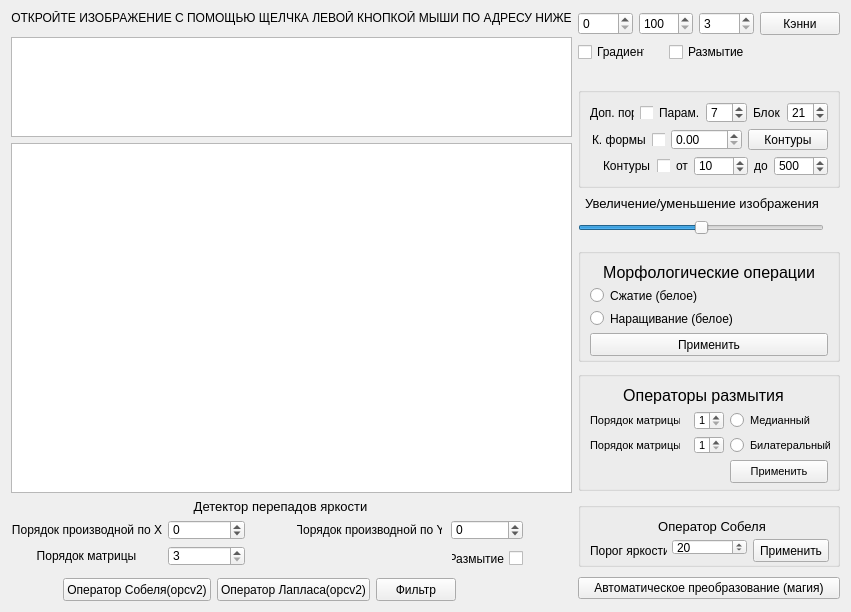
      <widget class="QWidget" name="tab_3">
       <attribute name="title">
        <string> Работа с изображением</string>
       </attribute>
       <layout class="QGridLayout" name="gridLayout_12">
        <item row="0" column="0" rowspan="5">
         <layout class="QVBoxLayout" name="verticalLayout">
          <item>
           <widget class="QLabel" name="label">
            <property name="minimumSize">
             <size>
              <width>0</width>
              <height>20</height>
             </size>
            </property>
            <property name="maximumSize">
             <size>
              <width>16777215</width>
              <height>20</height>
             </size>
            </property>
            <property name="frameShape">
             <enum>QFrame::NoFrame</enum>
            </property>
            <property name="frameShadow">
             <enum>QFrame::Plain</enum>
            </property>
            <property name="text">
             <string>ОТКРОЙТЕ ИЗОБРАЖЕНИЕ С ПОМОЩЬЮ ЩЕЛЧКА ЛЕВОЙ КНОПКОЙ МЫШИ ПО АДРЕСУ НИЖЕ</string>
            </property>
            <property name="alignment">
             <set>Qt::AlignHCenter|Qt::AlignTop</set>
            </property>
           </widget>
          </item>
          <item>
           <widget class="QListWidget" name="path">
            <property name="minimumSize">
             <size>
              <width>0</width>
              <height>100</height>
             </size>
            </property>
            <property name="maximumSize">
             <size>
              <width>16777215</width>
              <height>100</height>
             </size>
            </property>
           </widget>
          </item>
          <item>
           <widget class="QGraphicsView" name="graphicsView">
            <property name="minimumSize">
             <size>
              <width>522</width>
              <height>350</height>
             </size>
            </property>
            <property name="maximumSize">
             <size>
              <width>16777215</width>
              <height>350</height>
             </size>
            </property>
           </widget>
          </item>
         </layout>
        </item>
        <item row="0" column="1">
         <layout class="QGridLayout" name="gridLayout_3">
          <item row="1" column="0">
           <layout class="QHBoxLayout" name="horizontalLayout">
            <property name="spacing">
             <number>24</number>
            </property>
            <property name="topMargin">
             <number>0</number>
            </property>
            <property name="bottomMargin">
             <number>16</number>
            </property>
            <item>
             <widget class="QCheckBox" name="checkBox_canny">
              <property name="minimumSize">
               <size>
                <width>67</width>
                <height>0</height>
               </size>
              </property>
              <property name="maximumSize">
               <size>
                <width>67</width>
                <height>18</height>
               </size>
              </property>
              <property name="text">
               <string>Градиент</string>
              </property>
             </widget>
            </item>
            <item>
             <widget class="QCheckBox" name="checkBox_canny_blur">
              <property name="text">
               <string>Размытие</string>
              </property>
             </widget>
            </item>
           </layout>
          </item>
          <item row="0" column="0">
           <layout class="QGridLayout" name="gridLayout">
            <property name="topMargin">
             <number>0</number>
            </property>
            <property name="bottomMargin">
             <number>0</number>
            </property>
            <item row="0" column="2">
             <widget class="QSpinBox" name="spinBox_canny_aperture">
              <property name="minimum">
               <number>3</number>
              </property>
              <property name="maximum">
               <number>7</number>
              </property>
              <property name="singleStep">
               <number>2</number>
              </property>
             </widget>
            </item>
            <item row="0" column="1">
             <widget class="QSpinBox" name="spinBox_canny_max">
              <property name="minimum">
               <number>100</number>
              </property>
              <property name="maximum">
               <number>1000</number>
              </property>
              <property name="singleStep">
               <number>10</number>
              </property>
             </widget>
            </item>
            <item row="0" column="0">
             <widget class="QSpinBox" name="spinBox_canny_min">
              <property name="minimum">
               <number>0</number>
              </property>
              <property name="maximum">
               <number>500</number>
              </property>
              <property name="singleStep">
               <number>10</number>
              </property>
             </widget>
            </item>
            <item row="0" column="3">
             <widget class="QPushButton" name="pushButton_canny">
              <property name="minimumSize">
               <size>
                <width>80</width>
                <height>23</height>
               </size>
              </property>
              <property name="maximumSize">
               <size>
                <width>80</width>
                <height>23</height>
               </size>
              </property>
              <property name="text">
               <string>Кэнни</string>
              </property>
             </widget>
            </item>
           </layout>
          </item>
         </layout>
        </item>
        <item row="1" column="1">
         <widget class="QGroupBox" name="groupBox_3">
          <property name="minimumSize">
           <size>
            <width>262</width>
            <height>101</height>
           </size>
          </property>
          <property name="maximumSize">
           <size>
            <width>251</width>
            <height>101</height>
           </size>
          </property>
          <property name="title">
           <string/>
          </property>
          <layout class="QGridLayout" name="gridLayout_16">
           <item row="0" column="0">
            <layout class="QHBoxLayout" name="horizontalLayout_2">
             <item>
              <widget class="QLabel" name="label_21">
               <property name="text">
                <string>Доп. порог</string>
               </property>
              </widget>
             </item>
             <item>
              <widget class="QCheckBox" name="checkBox_adaptive">
               <property name="maximumSize">
                <size>
                 <width>13</width>
                 <height>13</height>
                </size>
               </property>
               <property name="text">
                <string/>
               </property>
              </widget>
             </item>
             <item>
              <widget class="QLabel" name="label_15">
               <property name="text">
                <string>Парам.</string>
               </property>
              </widget>
             </item>
             <item>
              <widget class="QSpinBox" name="spinBox_adaptive_param1">
               <property name="minimum">
                <number>1</number>
               </property>
               <property name="maximum">
                <number>50</number>
               </property>
               <property name="value">
                <number>7</number>
               </property>
              </widget>
             </item>
             <item>
              <widget class="QLabel" name="label_14">
               <property name="text">
                <string>Блок</string>
               </property>
              </widget>
             </item>
             <item>
              <widget class="QSpinBox" name="spinBox_adaptive_block">
               <property name="minimum">
                <number>3</number>
               </property>
               <property name="maximum">
                <number>60</number>
               </property>
               <property name="singleStep">
                <number>3</number>
               </property>
               <property name="value">
                <number>21</number>
               </property>
              </widget>
             </item>
            </layout>
           </item>
           <item row="1" column="0">
            <layout class="QHBoxLayout" name="horizontalLayout_3">
             <item>
              <spacer name="horizontalSpacer_2">
               <property name="orientation">
                <enum>Qt::Horizontal</enum>
               </property>
               <property name="sizeHint" stdset="0">
                <size>
                 <width>40</width>
                 <height>20</height>
                </size>
               </property>
              </spacer>
             </item>
             <item>
              <widget class="QLabel" name="label_16">
               <property name="text">
                <string>К. формы</string>
               </property>
              </widget>
             </item>
             <item>
              <widget class="QCheckBox" name="checkBox_form">
               <property name="maximumSize">
                <size>
                 <width>13</width>
                 <height>13</height>
                </size>
               </property>
               <property name="text">
                <string/>
               </property>
              </widget>
             </item>
             <item>
              <widget class="QDoubleSpinBox" name="doubleSpinBox_form_value">
               <property name="maximum">
                <double>1000.000000000000000</double>
               </property>
              </widget>
             </item>
             <item>
              <widget class="QPushButton" name="pushButton_contours">
               <property name="maximumSize">
                <size>
                 <width>80</width>
                 <height>23</height>
                </size>
               </property>
               <property name="text">
                <string>Контуры</string>
               </property>
              </widget>
             </item>
            </layout>
           </item>
           <item row="2" column="0">
            <layout class="QHBoxLayout" name="horizontalLayout_4">
             <item>
              <spacer name="horizontalSpacer">
               <property name="orientation">
                <enum>Qt::Horizontal</enum>
               </property>
               <property name="sizeHint" stdset="0">
                <size>
                 <width>40</width>
                 <height>20</height>
                </size>
               </property>
              </spacer>
             </item>
             <item>
              <widget class="QLabel" name="label_20">
               <property name="text">
                <string>Контуры</string>
               </property>
              </widget>
             </item>
             <item>
              <widget class="QCheckBox" name="checkBox_conturs">
               <property name="maximumSize">
                <size>
                 <width>13</width>
                 <height>13</height>
                </size>
               </property>
               <property name="text">
                <string/>
               </property>
              </widget>
             </item>
             <item>
              <widget class="QLabel" name="label_22">
               <property name="text">
                <string>от</string>
               </property>
              </widget>
             </item>
             <item>
              <widget class="QSpinBox" name="spinBox_conturs_min">
               <property name="maximum">
                <number>1000</number>
               </property>
               <property name="value">
                <number>10</number>
               </property>
              </widget>
             </item>
             <item>
              <widget class="QLabel" name="label_23">
               <property name="text">
                <string>до</string>
               </property>
              </widget>
             </item>
             <item>
              <widget class="QSpinBox" name="spinBox_conturs_max">
               <property name="maximum">
                <number>5000</number>
               </property>
               <property name="value">
                <number>500</number>
               </property>
              </widget>
             </item>
            </layout>
           </item>
          </layout>
         </widget>
        </item>
        <item row="2" column="1">
         <layout class="QVBoxLayout" name="verticalLayout_2">
          <item>
           <widget class="QLabel" name="label_11">
            <property name="maximumSize">
             <size>
              <width>248</width>
              <height>16</height>
             </size>
            </property>
            <property name="font">
             <font>
              <pointsize>10</pointsize>
             </font>
            </property>
            <property name="text">
             <string>Увеличение/уменьшение изображения</string>
            </property>
            <property name="alignment">
             <set>Qt::AlignCenter</set>
            </property>
           </widget>
          </item>
          <item>
           <widget class="QSlider" name="horizontalSlider">
            <property name="minimumSize">
             <size>
              <width>246</width>
              <height>22</height>
             </size>
            </property>
            <property name="maximumSize">
             <size>
              <width>246</width>
              <height>22</height>
             </size>
            </property>
            <property name="minimum">
             <number>0</number>
            </property>
            <property name="maximum">
             <number>50</number>
            </property>
            <property name="value">
             <number>25</number>
            </property>
            <property name="orientation">
             <enum>Qt::Horizontal</enum>
            </property>
           </widget>
          </item>
         </layout>
        </item>
        <item row="3" column="1">
         <widget class="QGroupBox" name="groupBox">
          <property name="minimumSize">
           <size>
            <width>262</width>
            <height>0</height>
           </size>
          </property>
          <property name="maximumSize">
           <size>
            <width>248</width>
            <height>114</height>
           </size>
          </property>
          <property name="title">
           <string/>
          </property>
          <property name="alignment">
           <set>Qt::AlignCenter</set>
          </property>
          <layout class="QVBoxLayout" name="verticalLayout_3">
           <item>
            <widget class="QLabel" name="label_9">
             <property name="font">
              <font>
               <pointsize>12</pointsize>
              </font>
             </property>
             <property name="text">
              <string>Морфологические операции</string>
             </property>
             <property name="alignment">
              <set>Qt::AlignCenter</set>
             </property>
            </widget>
           </item>
           <item>
            <widget class="QRadioButton" name="radioButton_erode">
             <property name="text">
              <string>Сжатие (белое)</string>
             </property>
            </widget>
           </item>
           <item>
            <widget class="QRadioButton" name="radioButton_dilate">
             <property name="text">
              <string>Наращивание (белое)</string>
             </property>
            </widget>
           </item>
           <item>
            <widget class="QPushButton" name="pushButton_erode_dilate">
             <property name="minimumSize">
              <size>
               <width>228</width>
               <height>23</height>
              </size>
             </property>
             <property name="text">
              <string>Применить</string>
             </property>
            </widget>
           </item>
          </layout>
         </widget>
        </item>
        <item row="4" column="1">
         <widget class="QGroupBox" name="groupBox_2">
          <property name="minimumSize">
           <size>
            <width>262</width>
            <height>0</height>
           </size>
          </property>
          <property name="maximumSize">
           <size>
            <width>248</width>
            <height>120</height>
           </size>
          </property>
          <property name="font">
           <font>
            <pointsize>8</pointsize>
           </font>
          </property>
          <property name="layoutDirection">
           <enum>Qt::LeftToRight</enum>
          </property>
          <property name="autoFillBackground">
           <bool>false</bool>
          </property>
          <property name="title">
           <string/>
          </property>
          <property name="alignment">
           <set>Qt::AlignCenter</set>
          </property>
          <layout class="QGridLayout" name="gridLayout_4">
           <item row="3" column="4">
            <widget class="QRadioButton" name="radioButton_Bilateral">
             <property name="minimumSize">
              <size>
               <width>100</width>
               <height>0</height>
              </size>
             </property>
             <property name="maximumSize">
              <size>
               <width>100</width>
               <height>16777215</height>
              </size>
             </property>
             <property name="text">
              <string>Билатеральный</string>
             </property>
            </widget>
           </item>
           <item row="2" column="4">
            <widget class="QRadioButton" name="radioButton_Median">
             <property name="minimumSize">
              <size>
               <width>100</width>
               <height>0</height>
              </size>
             </property>
             <property name="maximumSize">
              <size>
               <width>100</width>
               <height>16777215</height>
              </size>
             </property>
             <property name="text">
              <string>Медианный</string>
             </property>
            </widget>
           </item>
           <item row="3" column="0">
            <widget class="QLabel" name="label_12">
             <property name="minimumSize">
              <size>
               <width>90</width>
               <height>0</height>
              </size>
             </property>
             <property name="maximumSize">
              <size>
               <width>90</width>
               <height>16777215</height>
              </size>
             </property>
             <property name="text">
              <string>Порядок матрицы</string>
             </property>
            </widget>
           </item>
           <item row="4" column="4">
            <widget class="QPushButton" name="pushButton_smooth">
             <property name="minimumSize">
              <size>
               <width>50</width>
               <height>23</height>
              </size>
             </property>
             <property name="maximumSize">
              <size>
               <width>100</width>
               <height>16777215</height>
              </size>
             </property>
             <property name="text">
              <string>Применить</string>
             </property>
            </widget>
           </item>
           <item row="2" column="3">
            <widget class="QSpinBox" name="spinBox_median_matrix">
             <property name="minimumSize">
              <size>
               <width>20</width>
               <height>0</height>
              </size>
             </property>
             <property name="maximumSize">
              <size>
               <width>30</width>
               <height>16777215</height>
              </size>
             </property>
             <property name="minimum">
              <number>1</number>
             </property>
             <property name="maximum">
              <number>21</number>
             </property>
             <property name="singleStep">
              <number>2</number>
             </property>
            </widget>
           </item>
           <item row="2" column="0">
            <widget class="QLabel" name="label_2">
             <property name="minimumSize">
              <size>
               <width>90</width>
               <height>0</height>
              </size>
             </property>
             <property name="maximumSize">
              <size>
               <width>90</width>
               <height>16777215</height>
              </size>
             </property>
             <property name="text">
              <string>Порядок матрицы</string>
             </property>
            </widget>
           </item>
           <item row="3" column="3">
            <widget class="QSpinBox" name="spinBox_bilateral_matrix">
             <property name="maximumSize">
              <size>
               <width>30</width>
               <height>16777215</height>
              </size>
             </property>
             <property name="minimum">
              <number>1</number>
             </property>
             <property name="maximum">
              <number>21</number>
             </property>
             <property name="singleStep">
              <number>2</number>
             </property>
            </widget>
           </item>
           <item row="0" column="0">
            <widget class="QLabel" name="label_7">
             <property name="minimumSize">
              <size>
               <width>227</width>
               <height>0</height>
              </size>
             </property>
             <property name="font">
              <font>
               <pointsize>12</pointsize>
              </font>
             </property>
             <property name="text">
              <string>Операторы размытия</string>
             </property>
             <property name="alignment">
              <set>Qt::AlignCenter</set>
             </property>
            </widget>
           </item>
          </layout>
         </widget>
        </item>
        <item row="5" column="0" rowspan="2">
         <layout class="QGridLayout" name="gridLayout_5">
          <item row="1" column="0" colspan="3">
           <widget class="QLabel" name="label_4">
            <property name="minimumSize">
             <size>
              <width>141</width>
              <height>18</height>
             </size>
            </property>
            <property name="maximumSize">
             <size>
              <width>166</width>
              <height>20</height>
             </size>
            </property>
            <property name="frameShape">
             <enum>QFrame::NoFrame</enum>
            </property>
            <property name="frameShadow">
             <enum>QFrame::Plain</enum>
            </property>
            <property name="text">
             <string>Порядок производной по X</string>
            </property>
            <property name="alignment">
             <set>Qt::AlignRight|Qt::AlignTrailing|Qt::AlignVCenter</set>
            </property>
           </widget>
          </item>
          <item row="3" column="3" colspan="2">
           <widget class="QSpinBox" name="spinBox_matrix">
            <property name="maximumSize">
             <size>
              <width>77</width>
              <height>20</height>
             </size>
            </property>
            <property name="minimum">
             <number>3</number>
            </property>
            <property name="maximum">
             <number>9</number>
            </property>
            <property name="singleStep">
             <number>2</number>
            </property>
           </widget>
          </item>
          <item row="1" column="5" colspan="2">
           <widget class="QLabel" name="label_5">
            <property name="minimumSize">
             <size>
              <width>145</width>
              <height>18</height>
             </size>
            </property>
            <property name="maximumSize">
             <size>
              <width>145</width>
              <height>16777215</height>
             </size>
            </property>
            <property name="frameShape">
             <enum>QFrame::NoFrame</enum>
            </property>
            <property name="text">
             <string>Порядок производной по Y</string>
            </property>
            <property name="alignment">
             <set>Qt::AlignCenter</set>
            </property>
           </widget>
          </item>
          <item row="3" column="7" rowspan="2">
           <widget class="QCheckBox" name="checkBox_blur">
            <property name="minimumSize">
             <size>
              <width>0</width>
              <height>23</height>
             </size>
            </property>
            <property name="maximumSize">
             <size>
              <width>72</width>
              <height>23</height>
             </size>
            </property>
            <property name="layoutDirection">
             <enum>Qt::RightToLeft</enum>
            </property>
            <property name="text">
             <string>Размытие</string>
            </property>
           </widget>
          </item>
          <item row="1" column="3" colspan="2">
           <widget class="QSpinBox" name="spinBox_sobel_x">
            <property name="minimumSize">
             <size>
              <width>20</width>
              <height>20</height>
             </size>
            </property>
            <property name="maximumSize">
             <size>
              <width>77</width>
              <height>20</height>
             </size>
            </property>
            <property name="sizeIncrement">
             <size>
              <width>23</width>
              <height>0</height>
             </size>
            </property>
            <property name="minimum">
             <number>-1</number>
            </property>
            <property name="maximum">
             <number>2</number>
            </property>
           </widget>
          </item>
          <item row="1" column="7">
           <widget class="QSpinBox" name="spinBox_sobel_y">
            <property name="maximumSize">
             <size>
              <width>72</width>
              <height>20</height>
             </size>
            </property>
            <property name="minimum">
             <number>-1</number>
            </property>
            <property name="maximum">
             <number>2</number>
            </property>
           </widget>
          </item>
          <item row="5" column="1" colspan="3">
           <widget class="QPushButton" name="pushButton_sobel">
            <property name="minimumSize">
             <size>
              <width>111</width>
              <height>23</height>
             </size>
            </property>
            <property name="maximumSize">
             <size>
              <width>228</width>
              <height>23</height>
             </size>
            </property>
            <property name="text">
             <string>Оператор Собеля(opcv2)</string>
            </property>
           </widget>
          </item>
          <item row="5" column="6" colspan="2">
           <widget class="QPushButton" name="pushButton_filter_matrix">
            <property name="minimumSize">
             <size>
              <width>0</width>
              <height>23</height>
             </size>
            </property>
            <property name="maximumSize">
             <size>
              <width>80</width>
              <height>23</height>
             </size>
            </property>
            <property name="text">
             <string>Фильтр</string>
            </property>
           </widget>
          </item>
          <item row="5" column="4" colspan="2">
           <widget class="QPushButton" name="pushButton_laplace">
            <property name="minimumSize">
             <size>
              <width>111</width>
              <height>23</height>
             </size>
            </property>
            <property name="maximumSize">
             <size>
              <width>228</width>
              <height>23</height>
             </size>
            </property>
            <property name="text">
             <string>Оператор Лапласа(opcv2)</string>
            </property>
           </widget>
          </item>
          <item row="3" column="0" colspan="3">
           <widget class="QLabel" name="label_8">
            <property name="minimumSize">
             <size>
              <width>145</width>
              <height>18</height>
             </size>
            </property>
            <property name="frameShape">
             <enum>QFrame::NoFrame</enum>
            </property>
            <property name="text">
             <string>Порядок матрицы</string>
            </property>
            <property name="alignment">
             <set>Qt::AlignCenter</set>
            </property>
           </widget>
          </item>
          <item row="0" column="2" colspan="5">
           <widget class="QLabel" name="label_10">
            <property name="font">
             <font>
              <pointsize>10</pointsize>
             </font>
            </property>
            <property name="text">
             <string>Детектор перепадов яркости</string>
            </property>
            <property name="alignment">
             <set>Qt::AlignCenter</set>
            </property>
           </widget>
          </item>
          <item row="1" column="8">
           <spacer name="horizontalSpacer_5">
            <property name="orientation">
             <enum>Qt::Horizontal</enum>
            </property>
            <property name="sizeHint" stdset="0">
             <size>
              <width>40</width>
              <height>20</height>
             </size>
            </property>
           </spacer>
          </item>
         </layout>
        </item>
        <item row="5" column="1">
         <widget class="QGroupBox" name="groupBox_4">
          <property name="minimumSize">
           <size>
            <width>262</width>
            <height>65</height>
           </size>
          </property>
          <property name="maximumSize">
           <size>
            <width>248</width>
            <height>65</height>
           </size>
          </property>
          <layout class="QGridLayout" name="gridLayout_2">
           <item row="1" column="1">
            <widget class="QSpinBox" name="spinBox_sobel_threshold">
             <property name="maximum">
              <number>50</number>
             </property>
             <property name="value">
              <number>20</number>
             </property>
            </widget>
           </item>
           <item row="1" column="2">
            <widget class="QPushButton" name="pushButton_sobelqt">
             <property name="minimumSize">
              <size>
               <width>72</width>
               <height>23</height>
              </size>
             </property>
             <property name="maximumSize">
              <size>
               <width>77</width>
               <height>23</height>
              </size>
             </property>
             <property name="text">
              <string>Применить</string>
             </property>
            </widget>
           </item>
           <item row="1" column="0">
            <widget class="QLabel" name="label_3">
             <property name="minimumSize">
              <size>
               <width>77</width>
               <height>23</height>
              </size>
             </property>
             <property name="text">
              <string>Порог яркости</string>
             </property>
            </widget>
           </item>
           <item row="0" column="0" colspan="3">
            <widget class="QLabel" name="label_6">
             <property name="minimumSize">
              <size>
               <width>244</width>
               <height>19</height>
              </size>
             </property>
             <property name="maximumSize">
              <size>
               <width>244</width>
               <height>19</height>
              </size>
             </property>
             <property name="font">
              <font>
               <pointsize>10</pointsize>
              </font>
             </property>
             <property name="text">
              <string>Оператор Собеля</string>
             </property>
             <property name="alignment">
              <set>Qt::AlignCenter</set>
             </property>
            </widget>
           </item>
          </layout>
         </widget>
        </item>
        <item row="6" column="1">
         <widget class="QPushButton" name="pushButton_magic">
          <property name="text">
           <string>Автоматическое преобразование (магия)</string>
          </property>
         </widget>
        </item>
       </layout>
      </widget>
